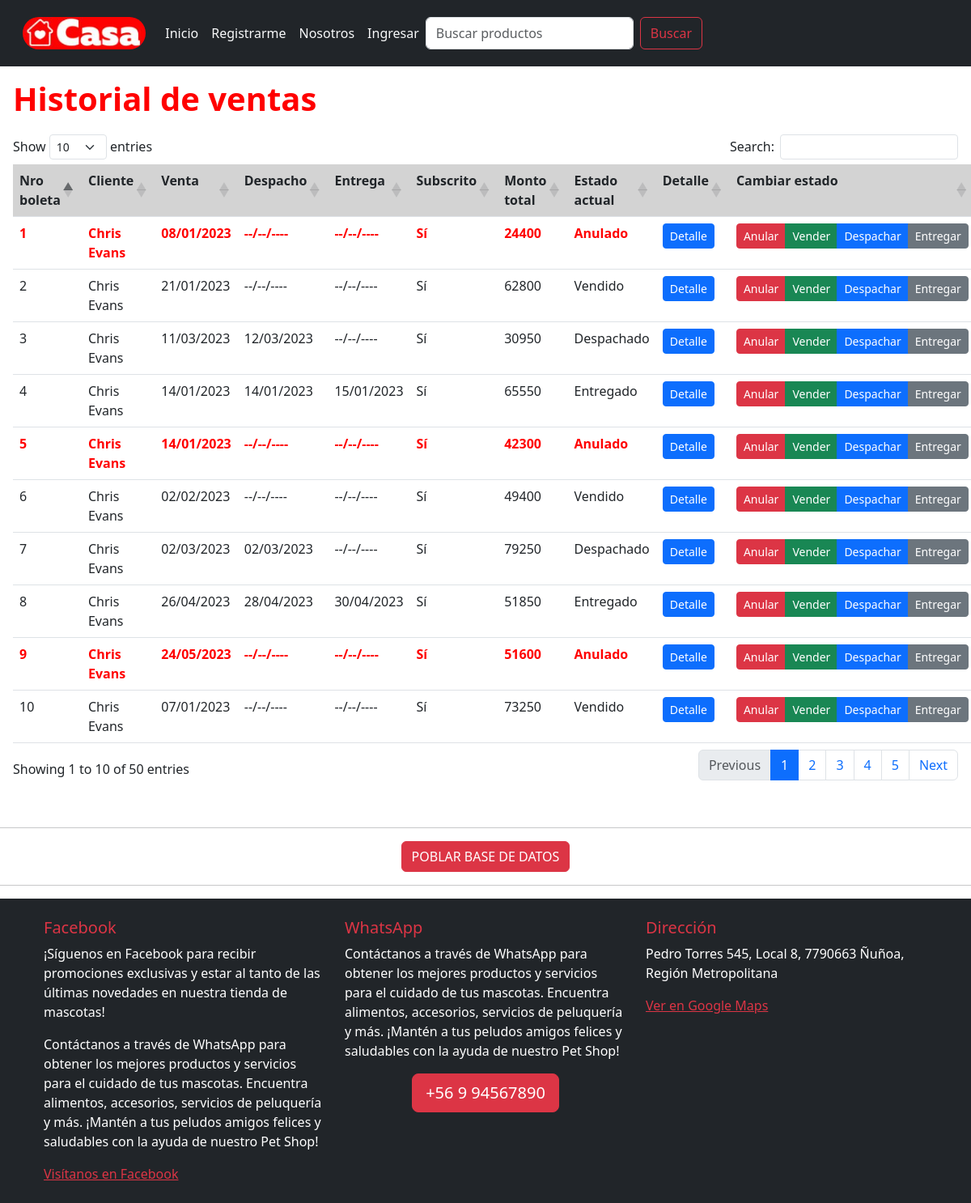
The app's page /ventas with its own data.
### core/models.py (models this page shows, shortened)
class Boleta(models.Model):
    ESTADO_CHOICES = [
        ('Anulado', 'Anulado'),
        ('Vendido', 'Vendido'),
        ('Despachado', 'Despachado'),
        ('Entregado', 'Entregado'),
    ]
    nro_boleta = models.IntegerField(primary_key=True, blank=False, null=False, verbose_name='Nro boleta')
    cliente = models.ForeignKey(Perfil, on_delete=models.DO_NOTHING)
    monto_sin_iva = models.IntegerField(blank=False, null=False, verbose_name='Monto sin IVA')
    iva = models.IntegerField(blank=False, null=False, verbose_name='IVA')
    total_a_pagar = models.IntegerField(blank=False, null=False, verbose_name='Total a pagar')
    fecha_venta = models.DateField(blank=False, null=False, verbose_name='Fecha de venta')
    fecha_despacho = models.DateField(blank=True, null=True, verbose_name='Fecha de despacho')
    fecha_entrega = models.DateField(blank=True, null=True, verbose_name='Fecha de entrega')
    estado = models.CharField(choices=ESTADO_CHOICES, max_length=50, blank=False, null=False, verbose_name='Estado')
    class Meta:
        db_table = 'Boleta'
        verbose_name = "Boleta"
        verbose_name_plural = "Boletas"

### core/views.py (the view)
# urls.py: path('ventas', ventas, name='ventas'),
def ventas(request):
    boletas = Boleta.objects.all()
    historial =[]
    for boleta in boletas:
        boleta_historial = {
            'nro_boleta': boleta.nro_boleta,
            'nom_cliente': f'{boleta.cliente.usuario.first_name} {boleta.cliente.usuario.last_name}',
            'fecha_venta': boleta.fecha_venta,
            'fecha_despacho': boleta.fecha_despacho,
            'fecha_entrega': boleta.fecha_entrega,
            'subscrito': 'Sí' if boleta.cliente.subscrito else 'No',
            'total_a_pagar': boleta.total_a_pagar,
            'estado': boleta.estado,
        }
        historial.append(boleta_historial)
    return render(request, 'core/ventas.html', {
        'historial': historial
    })

### core/context_processors.py (called while the page is built, shortened)
def registrar_carrito(request):
    mostrar_carrito = False
    cantidad_productos = 0
    if request.user.is_authenticated:
        if request.user.perfil.tipo_usuario == 'Cliente':
            cantidad_productos = Carrito.objects.filter(cliente=request.user.perfil).count()
            mostrar_carrito = cantidad_productos > 0
    return {
        'mostrar_carrito': mostrar_carrito,
        'cantidad_productos': cantidad_productos,
    }

def carrito_variables(request):
    return {}

### core/templatetags/custom_filters.py (called while the page is built)
@register.filter
def formatear_fecha(value):
    if value == None:
        value = '--/--/----'
    else:
        value = value.strftime("%d/%m/%Y")
    return f'{value}'

### core/templates/core/ventas.html
{% extends 'core/base.html' %}
{% load static %}
{% load custom_filters %}
{% block content %}
    <h1>Historial de ventas</h1>
    <table id="tabla-principal" class="table table-hover">
        <thead>
            <tr>
                <th> Nro boleta </th>
                <th> Cliente </th>
                <th> Venta </th>
                <th> Despacho </th>
                <th> Entrega </th>
                <th> Subscrito </th>
                <th> Monto total </th>
                <th> Estado actual </th>
                <th> Detalle </th>
                <th> Cambiar estado </th>
            </tr>
        </thead>
        <tbody>
            {% for boleta in historial %}
                {% if boleta.estado == 'Anulado' %}
                    <tr class="letra-boleta-anulada">
                {% else %}
                    <tr>
                {% endif %}
                    <td> {{ boleta.nro_boleta }} </td>
                    <td> {{ boleta.nom_cliente }} </td>
                    <td> {{ boleta.fecha_venta|formatear_fecha }} </td>
                    <td> {{ boleta.fecha_despacho|formatear_fecha }} </td>
                    <td> {{ boleta.fecha_entrega|formatear_fecha }} </td>
                    <td> {{ boleta.subscrito }} </td>
                    <td> {{ boleta.total_a_pagar }} </td>
                    <td> {{ boleta.estado }} </td>
                    <td>
                        <a href="{% url 'boleta' boleta.nro_boleta %}" class="btn btn-sm btn-primary">Detalle</a>
                    </td>
                    <td>
                        <span>
                            <div class="btn-group">
                                <a href="{% url 'cambiar_estado_boleta' boleta.nro_boleta 'Anulado' %}" class="btn btn-sm btn-danger">Anular</a>
                                <a href="{% url 'cambiar_estado_boleta' boleta.nro_boleta 'Vendido' %}" class="btn btn-sm btn-success">Vender</a>
                                <a href="{% url 'cambiar_estado_boleta' boleta.nro_boleta 'Despachado' %}" class="btn btn-sm btn-primary">Despachar</a>
                                <a href="{% url 'cambiar_estado_boleta' boleta.nro_boleta 'Entregado' %}" class="btn btn-sm btn-secondary">Entregar</a>
                            </div>
                        </span>
                    </td>
                </tr>
            {% endfor %}
        </tbody>
    </table>
{% endblock content %}

### core/static/core/css/base.css (style rules this page uses)
h1 { color: red !important; font-weight: bolder; margin-bottom: 20px; }
th { vertical-align: top; background-color: lightgray !important; }
.table-hover .letra-boleta-anulada td { color: red !important; font-weight: bold !important; }

### records on screen
Boleta: fecha_venta "08/01/2023", estado "Anulado"
Boleta: fecha_venta "21/01/2023", estado "Vendido"
Boleta: fecha_venta "11/03/2023", fecha_despacho "12/03/2023", estado "Despachado"
Boleta: fecha_venta "14/01/2023", fecha_despacho "14/01/2023", fecha_entrega "15/01/2023", estado "Entregado"
Boleta: fecha_venta "14/01/2023", estado "Anulado"
Boleta: fecha_venta "02/02/2023", estado "Vendido"
Boleta: fecha_venta "02/03/2023", fecha_despacho "02/03/2023", estado "Despachado"
Boleta: fecha_venta "26/04/2023", fecha_despacho "28/04/2023", fecha_entrega "30/04/2023", estado "Entregado"
Boleta: fecha_venta "24/05/2023", estado "Anulado"
Boleta: fecha_venta "07/01/2023", estado "Vendido"

### other values on screen
{{ boleta.nro_boleta }} "1" "2" "3" "4" "5" "6" "7" "8" "9" "10"
{{ boleta.nom_cliente }} "Chris Evans" "Chris Evans" "Chris Evans" "Chris Evans" "Chris Evans" "Chris Evans" "Chris Evans" "Chris Evans" "Chris Evans" "Chris Evans"
{{ boleta.fecha_despacho|formatear_fecha }} "--/--/----" "--/--/----" "--/--/----" "--/--/----" "--/--/----" "--/--/----"
{{ boleta.fecha_entrega|formatear_fecha }} "--/--/----" "--/--/----" "--/--/----" "--/--/----" "--/--/----" "--/--/----" "--/--/----" "--/--/----"
{{ boleta.subscrito }} "Sí" "Sí" "Sí" "Sí" "Sí" "Sí" "Sí" "Sí" "Sí" "Sí"
{{ boleta.total_a_pagar }} "24400" "62800" "30950" "65550" "42300" "49400" "79250" "51850" "51600" "73250"
